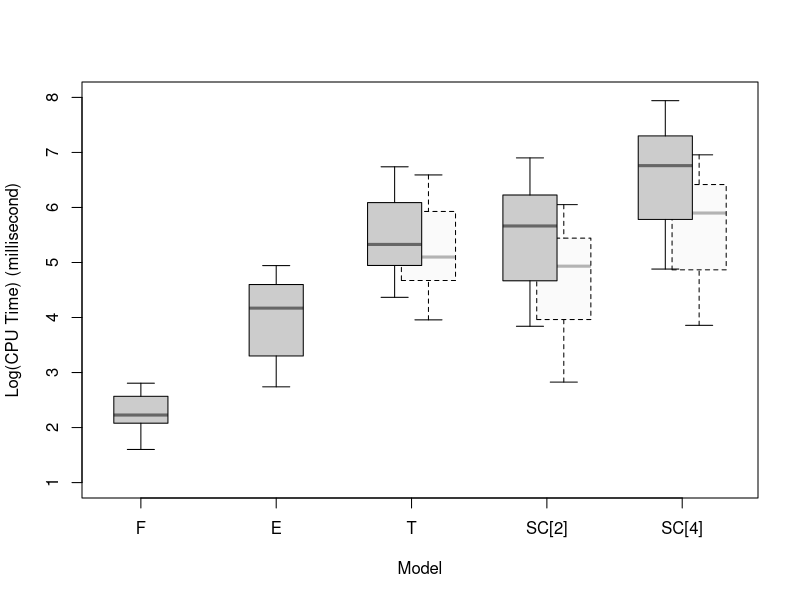

The R source for this figure:
#################
# R code for analyzing output and plot figures
# v1.0 (organized on 2013-04-17)
# for Figure 4 in the paper
#################

#NEED TO FIRST SET R WORKING DIRECTORY TO WHERE THE FILES ARE LOCATED!!!
setwd("~/Dropbox/Research/CensoredDemand/NVLearning.git/output/serial_benchmark/")

#read the output files
data_F <- read.table("NVLearning_Full.txt", header=TRUE)[c("c", "alpha", "beta", "CPUTime_F")]
data_E <- read.table("NVLearning_Event.txt", header=TRUE)[c("c", "alpha", "beta", "CPUTime_E")]
data_T <- read.table("NVLearning_Timing.txt", header=TRUE)[c("c", "alpha", "beta", "CPUTime_T")]
data_Tm <- read.table("NVLearning_Timing_myopic.txt", header=TRUE)[c("c", "alpha", "beta", "CPUTime_Tm")]
data_B2 <- read.table("NVLearning_CheckpointB_M2.txt", header=TRUE)[c("c", "alpha", "beta", "CPUTime_B2")]
data_B2m <- read.table("NVLearning_CheckpointB_myopic_M2.txt", header=TRUE)[c("c", "alpha", "beta", "CPUTime_B2m")]
data_B4 <- read.table("NVLearning_CheckpointB_M4.txt", header=TRUE)[c("c", "alpha", "beta", "CPUTime_B4")]
data_B4m <- read.table("NVLearning_CheckpointB_myopic_M4.txt", header=TRUE)[c("c", "alpha", "beta", "CPUTime_B4m")]
data_A2m <- read.table("NVLearning_CheckpointA_myopic_M2.txt", header=TRUE)[c("c", "alpha", "beta", "CPUTime_A2m")]



#merge into one data frame
data <- merge(data_F, data_E, by=c("c", "alpha", "beta"))
data <- merge(data, data_Tm, by=c("c", "alpha", "beta"))
data <- merge(data, data_T, by=c("c", "alpha", "beta"))
data <- merge(data, data_B2m, by=c("c", "alpha", "beta"))
data <- merge(data, data_B2, by=c("c", "alpha", "beta"))
data <- merge(data, data_B4m, by=c("c", "alpha", "beta"))
data <- merge(data, data_B4, by=c("c", "alpha", "beta"))
#data <- merge(data, data_A2m, by=c("c", "alpha", "beta"))
#data <- merge(data, data_B2, by=c("c", "alpha", "beta"))
colnames(data) <- c("c", "alpha", "beta", "F", "E",  "Tm", "T", "SC[2]m", "SC[2]", "SC[4]m", "SC[4]")

require("reshape2")
data.long <- melt(data=data, id.vars=c("c","alpha", "beta"), variable.name="Model", value.name="CPUTime")
#require("ggplot2")
#qplot(data=data.long, x=Model, y=log10(CPUTime), geom=c("boxplot"), color=factor(c), shape=factor(alpha/beta))


pdf('Figure-CPUTime.pdf', width = 8, height = 8)

boxplot(log10(CPUTime) ~ Model, data=data.long, xlab="Model", ylab="Log(CPU Time) (millisecond)", 
        at=c(1, 3, 5.25,4.75, 7.25,6.75, 9.25,8.75), #show.names=c(1,1,0,1,0,1,0,1),
        xaxt="n", yaxt="n", ylim=c(1,8),
        boxlty=c(1, 1, 2,1, 2,1, 2,1), boxfill=c("grey80", "grey80", "grey98","grey80", "grey98","grey80", "grey98","grey80"), 
        medcol=c("grey40", "grey40", "grey70","grey40", "grey70","grey40", "grey70","grey40"), whisklty=c(1, 1, 2,1, 2,1, 2,1))

axis(side=1, at=c(1, 3, 5, 7, 9), labels=c("F","E","T","SC[2]","SC[4]"))
axis(side=2, at=seq(1, 8, 1), labels=seq(1, 8, 1))

dev.off()
